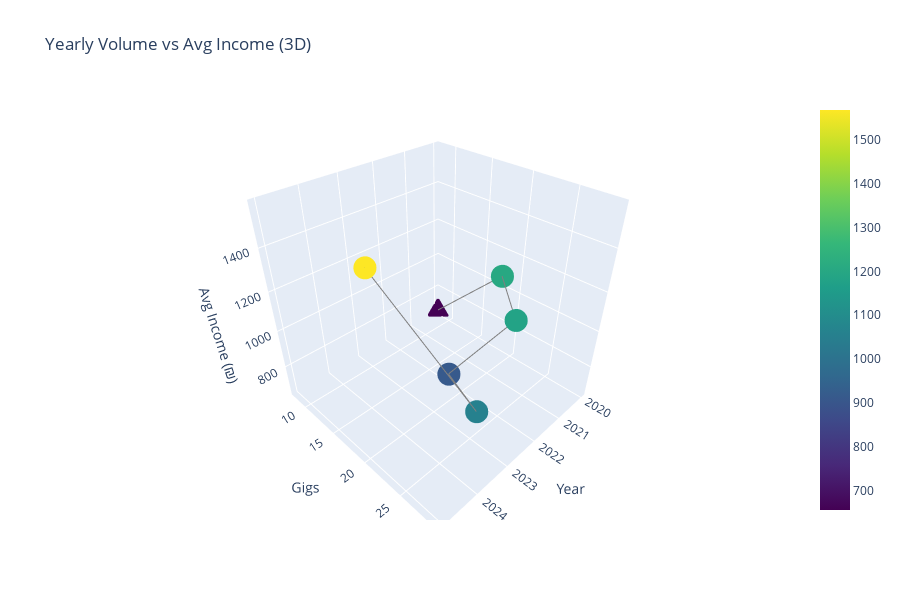

The notebook cell this image was saved under:
### Code cell
# Yearly 3D: Volume vs Avg Income
# 3D bar: x=year, y=gigs, z=avg income (using plotly)

yr_plot = yr.reset_index().rename(columns={'year':'Year','gigs':'Gigs','avg_income':'AvgIncome','income_total':'IncomeTotal'})

fig = go.Figure(data=[
    go.Scatter3d(
        x=yr_plot['Year'],
        y=yr_plot['Gigs'],
        z=yr_plot['AvgIncome'],
        mode='markers+lines',
        marker=dict(size=8, color=yr_plot['AvgIncome'], colorscale='Viridis', showscale=True),
        line=dict(color='gray')
    )
])
fig.update_layout(
    title='Yearly Volume vs Avg Income (3D)',
    scene=dict(
        xaxis_title='Year',
        yaxis_title='Gigs',
        zaxis_title='Avg Income (₪)'
    ),
    height=600
)
fig.show()

# Companion 2D: dual-axis - gigs (bar) & avg income (line)
fig2, ax1 = plt.subplots(figsize=(10,6))
ax2 = ax1.twinx()
ax1.bar(yr_plot['Year'], yr_plot['Gigs'], color='#4C78A8', alpha=0.7, label='Gigs')
ax2.plot(yr_plot['Year'], yr_plot['AvgIncome'], color='#F58518', marker='o', label='Avg Income')
ax1.set_xlabel('Year')
ax1.set_ylabel('Gigs')
ax2.set_ylabel('Avg Income (₪)')
ax1.set_title('Gigs and Avg Income per Year')

# Combine legends
h1, l1 = ax1.get_legend_handles_labels()
h2, l2 = ax2.get_legend_handles_labels()
ax1.legend(h1+h2, l1+l2, loc='upper left')
plt.show()

### Figure 1 — Plotly figure (JSON) as saved in the notebook; plotly's stock layout.template omitted (floating-point values rounded to 4 significant figures)
{"data": [{"line": {"color": "gray"}, "marker": {"color": [656.2, 1205.0, 1182.0, 913.6, 1058.0, 1568.0], "colorscale": [[0, "#440154"], [0.1111, "#482878"], [0.2222, "#3e4989"], [0.3333, "#31688e"], [0.4444, "#26828e"], [0.5556, "#1f9e89"], [0.6667, "#35b779"], [0.7778, "#6ece58"], [0.8889, "#b5de2b"], [1, "#fde725"]], "showscale": true, "size": 8}, "mode": "markers+lines", "type": "scatter3d", "x": [2020, 2021, 2022, 2023, 2024, 2025], "y": [8, 21, 26, 22, 29, 22], "z": [656.2, 1205.0, 1182.0, 913.6, 1058.0, 1568.0]}], "layout": {"height": 600, "scene": {"xaxis": {"title": {"text": "Year"}}, "yaxis": {"title": {"text": "Gigs"}}, "zaxis": {"title": {"text": "Avg Income (₪)"}}}, "title": {"text": "Yearly Volume vs Avg Income (3D)"}}}
